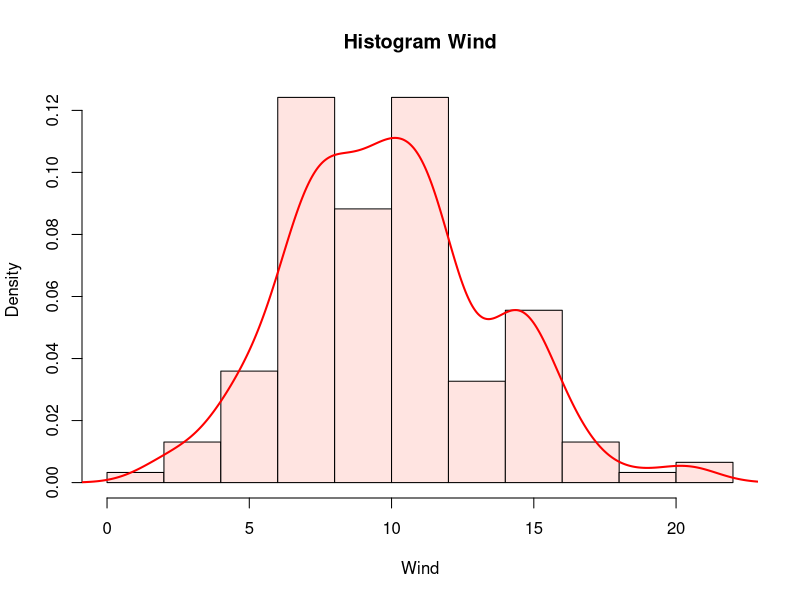
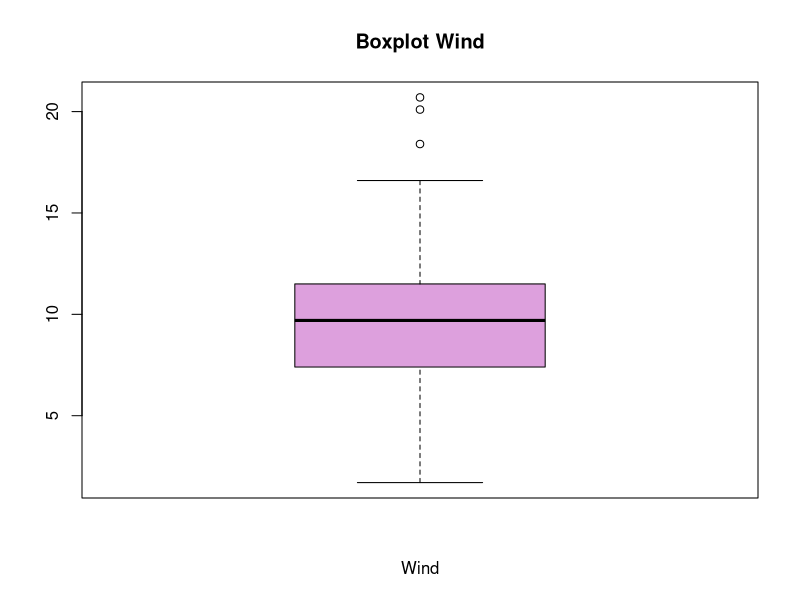
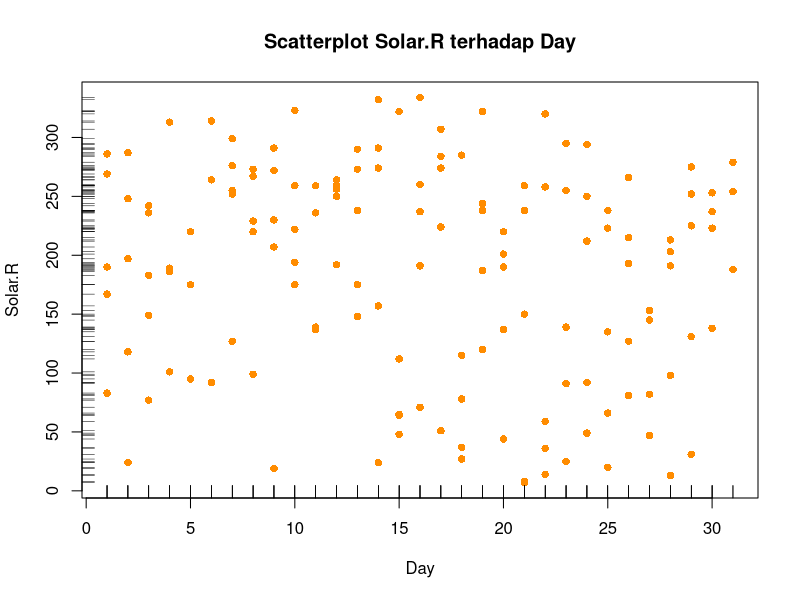

Reproduce these figures in R, in order.
# Nama = Reren Gabrela Sibarani
# NIM = 3338250038
# Kelas = 3B

# 1. Buka data airquality

data(airquality)

airquality


# 2. Buat histogram untuk variabel Wind, sertakan pula density nya

dens <- density(airquality$Wind, na.rm = TRUE)

hist(airquality$Wind,
     probability = TRUE,
     main = "Histogram Wind",
     xlab = "Wind",
     ylab = "Density",
     col = "mistyrose")

lines(dens,
      col = "red",
      lwd = 2)


# 3. Buat boxplot dan stem and leaf

boxplot(airquality$Wind,
        horiz = TRUE,
        main = "Boxplot Wind",
        xlab = "Wind",
        col = "plum")

stem(airquality$Wind)


# 4. Buat scatter plot

plot(Solar.R ~ Day,
     data = airquality,
     pch = 16,
     main = "Scatterplot Solar.R terhadap Day",
     xlab = "Day",
     ylab = "Solar.R",
     col = "darkorange")

rug(airquality$Day)

rug(airquality$Solar.R,
    side = 2)
